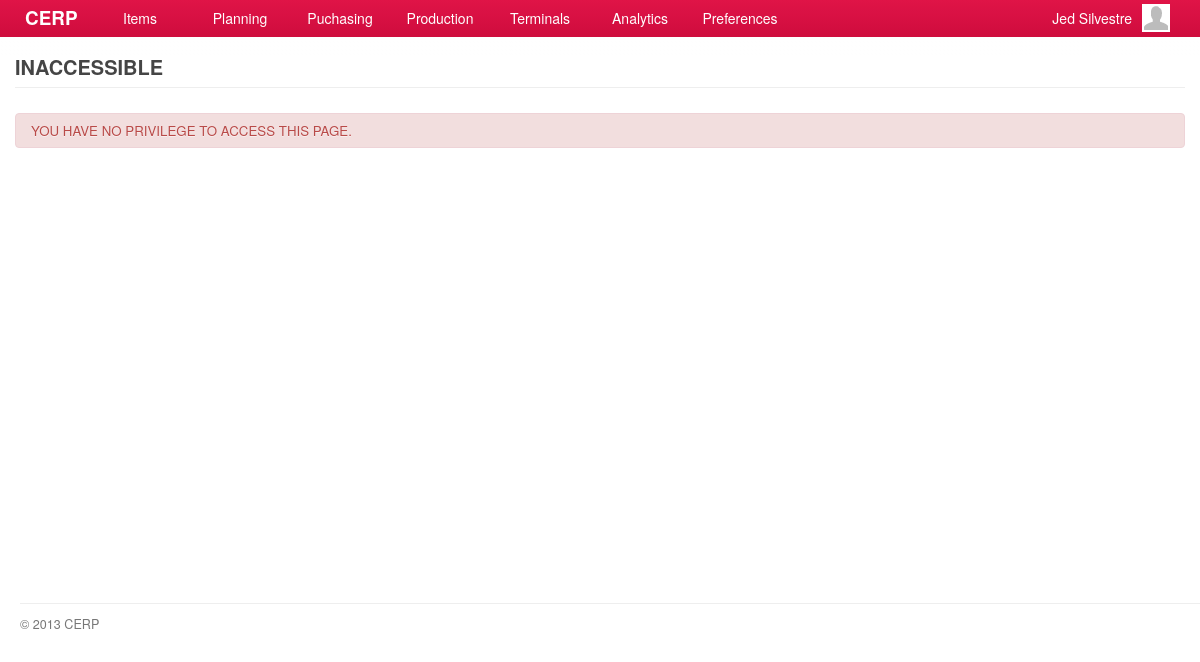
Page /account/manage-warehouse.php (signed in) on the earlier database version.
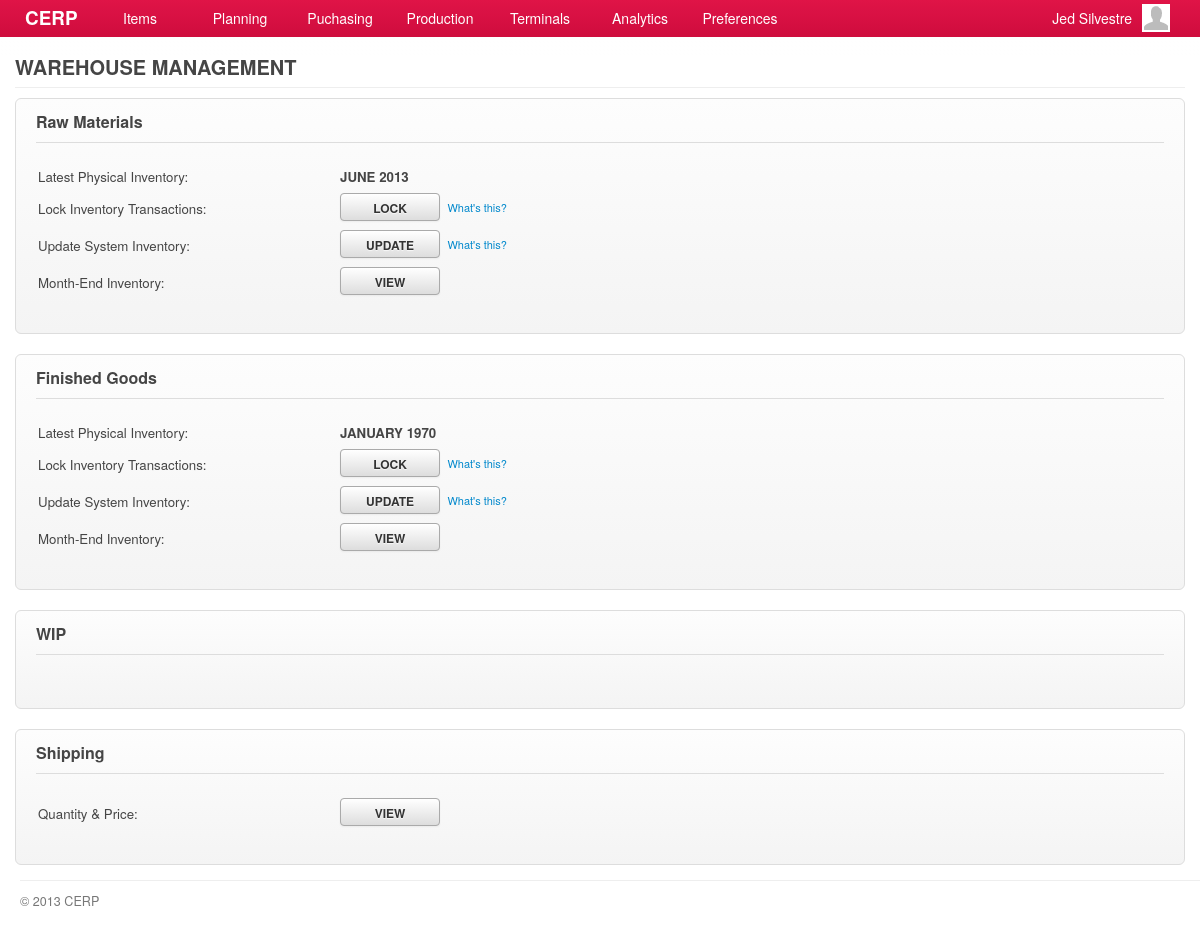
Same page on the later database version.
### tables this page shows
CREATE TABLE `capabilities` (
  `id` int(11) NOT NULL AUTO_INCREMENT,
  `title` varchar(45) DEFAULT NULL,
  `name` varchar(45) DEFAULT NULL,
  `capability` varchar(45) DEFAULT NULL,
  `url` varchar(45) DEFAULT NULL,
  `parent` int(11) DEFAULT NULL,
  PRIMARY KEY (`id`)
);

### include/general.class.php (called while the page is built, shortened)
<?php
require('database.class.php');
require('capabilities.class.php');
require('query.class.php');
require('role.class.php');
$HostAccount	= "account";
$DB				= new MySQL;
  $Host			= "cerp";
  $HostAccount	= "/".$Host."/".$HostAccount;
  $DB->database	= "cerpdb";
  $DB->username	= "cerpuser";
  $DB->password	= "cerpuser";
  $DB->hostname	= "localhost";
$Capabilities	= new Capabilities($DB);
$Query			= new Query($DB);
$Signed			= $_SESSION['user'];
$Role		= new Role($DB, $Signed['id']);
require('functions.php');
?>

### include/role.class.php (called while the page is built, shortened)
<?php
class Role
{
	private $DB;
	private $user_id;
	function Role($db, $uid) {
  	$this->DB = $db;
		$this->user_id = $uid;
  }
	function isCapableByName($cap_name) {
		foreach ($this->getUserRoles() as $user_role) {
			$result = $this->DB->Find('role_capabilities', array(
						  			'columns' 		=> 'role_capabilities.*',
						  			'joins' => 'INNER JOIN capabilities ON capabilities.id = role_capabilities.capability_id',
						  	    'conditions' 	=> 'capabilities.capability="'. $cap_name .'" AND role_id='. $user_role['role_id']));
			if(isset($result)) {
				return TRUE;
			}
		}
	}
	function getUserRoles() {
		$result = $this->DB->Get('user_roles', array(
						  			'columns' 		=> 'user_roles.role_id, roles.name',
						  			'joins' => 'INNER JOIN roles ON roles.id = user_roles.role_id',
						  	    'conditions' 	=> 'user_roles.user_id='. $this->user_id));
		if(isset($result)) {
			return $result;
		}
	}
}

### include/database.class.php (called while the page is built, shortened)
<?php
class MySQL {
  public $username	= "cerpuser";
  public $password	= "cerpuser";
  public $hostname	= "localhost";
  public function Connect() {
    $conn = mysql_connect($this->hostname, $this->username, $this->password) or die("<br/><span class='notice'><p class='error'><strong>ERROR!</strong> Unable to connect to MySQL! </p></span>");
    return $conn;
  }
  public function Query($sql) {
  	$conn = $this->Connect();
    $result = mysql_query($sql, $conn);
	return $result;
  }
	function Find($table, $args='') {
  	if (isset($args)) {
  	  $args['columns'] = (isset($args['columns']) ? $args['columns'] : '*');
  	  $args['joins'] = (isset($args['joins']) ? $args['joins'] : '');
	 	 	$args['conditions'] = ($args['conditions'] == '' ? '' : 'where '.$args['conditions']);
		}
		$sql = "SELECT ".$args['columns']." FROM ".$table." ".$args['joins']." ".$args['conditions'];
		$row = $this->IsEmpty($this->Query($sql));
		if($row == null) { return null; }
		return mysql_fetch_array($row);
  }
  function Get($table, $args='') {
  	if (isset($args)) {
  	  $args['columns'] = (isset($args['columns']) ? $args['columns'] : '*');
  	  $args['joins'] = (isset($args['joins']) ? $args['joins'] : '');
		  $args['conditions'] = ($args['conditions'] == '' ? '' : 'WHERE '.$args['conditions']);
  	  $args['order'] = (isset($args['order']) ? ' ORDER BY '.$args['order'] : '');
  	  $args['limit'] = (isset($args['limit']) ? ' LIMIT '.$args['limit'] : '');
  	  $args['group'] = (isset($args['group']) ? ' GROUP BY '.$args['group'] : '');
		}
		$data = array();
		$sql = "SELECT ".$args['columns']." FROM ".$table." ".$args['joins']." ".$args['conditions']." ".$args['group']." ".$args['order']." ".$args['limit'];
		$result = $this->IsEmpty($this->Query($sql));
		if(!empty($result)) {
	      while ($row = mysql_fetch_array($result)) {
	        $data[] = $row;
	      }
		}
		return $data;
  }
	function Fetch($table, $args='') {
  	if (isset($args)) {
  	  $args['columns'] = (isset($args['columns']) ? $args['columns'] : '*');
  	  $args['joins'] = (isset($args['joins']) ? $args['joins'] : '');
			$args['conditions'] = (isset($args['conditions']) && $args['conditions'] != '') ? ' WHERE '.$args['conditions'] : '';
			$args['order'] = (isset($args['order']) ? ' ORDER BY '.$args['order'] : '');
			$args['limit'] = (isset($args['limit']) ? ' LIMIT '.$args['limit'] : '');
			$args['group'] = (isset($args['group']) ? ' GROUP BY '.$args['group'] : '');
    }
	$data = array();
    $sql = "SELECT ".$args['columns'];
    $sql .= " FROM ".$table." ".$args['joins'];
    $sql .= $args['conditions'];
    $sql .= $args['group'];
    $sql .= $args['order'];
    $sql .= $args['limit'];
	$result = $this->IsEmpty($this->Query($sql));
	if(!empty($result)) {
      while ($row = mysql_fetch_array($result, MYSQL_ASSOC)) {
        $data[] = $row;
      }
	}
	return $data;
  }
  private function IsEmpty($result) {
    if(mysql_num_rows($result) > 0) return $result;
    return null;
  }
}

### include/capabilities.class.php (called while the page is built, shortened)
<?php
class Capabilities {
  private $DB;
	public $All;
	function Capabilities($db) {
		$this->DB = $db;
		$this->GetCapabilities();
	}
  function GetTitle() {
    global $capability_key;
	return $this->All[$capability_key]['title'];
  }
	function GetCapabilities() {
		$capabilities = $this->DB->Get('capabilities', array(
					  			'columns' 		=> 'id, capability, title, name, parent, url',
					  	    'conditions' 	=> 'parent IS NOT null ORDER BY parent'));
		$all = array();
		foreach ($capabilities as $cap) {
			$all[$cap['capability']] = array('title' => $cap['title'],'name' => $cap['name'], 'url' => $cap['url'], 'parent' => $cap['parent']);
		}
		$this->All = $all;
	}
}

### include/query.class.php (called while the page is built, shortened)
<?php
class Query {
  private $DB;
  function Query($db) {
  	$this->DB = $db;
  }
	function latest_inventory_count($type) {
		$query = $this->DB->Fetch('inventory_status', array(
						  			'columns' 		=> 'MAX(count_month) AS count_month',
						  	    'conditions' 	=> 'type="'.$type.'"'));
		if(!empty($query)) return $query[0];
		return null;
	}
}

### include/functions.php (called while the page is built, shortened)
<?php
function host($uri='') {
  global $HostAccount;
  return $HostAccount."/".$uri;
}

### account/manage-warehouse.php (the view, shortened to what the changed rows need)
<?php
  $capability_key = 'manage_warehouse';
  require('header.php');
	$allowed = $Role->isCapableByName($capability_key);
	if(!$allowed) {
		require('inaccessible.php');
	}else{
		$mat_latest_count = $Query->latest_inventory_count('MAT');
		$prd_latest_count = $Query->latest_inventory_count('PRD');
?>
	<div id="page">
		<div id="page-title">
    	<h2>
      	<span class="title"><?php echo $Capabilities->GetTitle(); ?></span>
      </h2>
		</div>
    <div id="content">
      <form id="form-name" action="<?php host($Capabilities->GetUrl()) ?>" method="POST">
				<div class="form-container">
					<h3 class="form-title">Raw Materials</h3>
	        <table>
	           <tr>
	              <td width="300">Latest Physical Inventory:</td><td><strong><?php echo strtoupper(date("F Y", strtotime($mat_latest_count['count_month']))) ?></strong></td>
	           </tr>
	           <tr>
	              <td>Lock Inventory Transactions:</td><td width="310"><input id="mat-lock" type="button" class="btn strd" value="LOCK" />&nbsp;
										<a href="#" title="Prevents changes on W/H raw-material inventory and marks start of physical count for the current month." class="tooltip"><span title="More">What's this?</span></a>
								</td>
	           </tr>
	           <tr>
	              <td>Update System Inventory:</td><td><input id="mat-update" type="button" class="btn strd" value="UPDATE" />&nbsp;
										<a href="#" title="Updates the system quantity of raw-materials with the current month's physical count." class="tooltip"><span title="More">What's this?</span></a>
								</td>
	           </tr>
	           <tr>
	              <td>Month-End Inventory:</td><td><input id="mat-report" type="button" value="VIEW" class="btn strd redirect-to" rel="<?php echo host('report-material-inventory.php'); ?>" /></td>
	           </tr>
	           <tr><td height="5" colspan="99"></td></tr>
	        </table>
				</div>
				<br/>
        <div class="form-container">
					<h3 class="form-title">Finished Goods</h3>
	        <table>
	           <tr>
	              <td width="300">Latest Physical Inventory:</td><td><strong><?php echo strtoupper(date("F Y", strtotime($prd_latest_count['count_month']))) ?></strong></td>
	           </tr>
	           <tr>
	              <td>Lock Inventory Transactions:</td><td width="310"><input type="button" class="btn strd" value="LOCK" />&nbsp;
										<a href="#" title="Prevents changes on W/H finished-goods inventory and marks start of physical count for the current month." class="tooltip"><span title="More">What's this?</span></a>
								</td>
	           </tr>
	           <tr>
	              <td>Update System Inventory:</td><td><input type="button" class="btn strd" value="UPDATE" />&nbsp;
										<a href="#" title="Updates the system quantity of finished-goods with the current month's physical count." class="tooltip"><span title="More">What's this?</span></a>
								</td>
	           </tr>
	           <tr>
	              <td>Month-End Inventory:</td><td><input id="prd-report" type="button" value="VIEW" class="btn strd redirect-to" rel="<?php echo host('report-product-inventory.php'); ?>" /></td>
	           </tr>
	           <tr><td height="5" colspan="99"></td></tr>
	        </table>
				</div>
				<br/>
        <div class="form-container">
					<h3 class="form-title">WIP</h3>
	        <table>
	        </table>
				</div>
				<br/>
        <div class="form-container">
					<h3 class="form-title">Shipping</h3>
	        <table>
	           <tr>
	              <td width="300">Quantity & Price:</td><td><input type="button" class="btn strd" value="VIEW" />&nbsp;<a href="#"></a></td>
	           </tr>
	           <tr><td height="5" colspan="99"></td></tr>
	        </table>
				</div>
      </form>
		</div>
	</div>
<?php }
require('footer.php'); ?>

### account/inaccessible.php (shortened to what the changed rows need)
<div id="page">
	<div id="page-title">
  	<h2>
    	<span class="title">INACCESSIBLE</span>
    </h2>
	</div>
	<div id="content"><br/>
		<span class="notice">
      <p class="error">YOU HAVE NO PRIVILEGE TO ACCESS THIS PAGE.</p>
    </span>
	</div>
</div>

Differences in the rows shown:
added capabilities: title "WAREHOUSE MANAGEMENT"
Other differences:
date("F Y", strtotime($mat_latest_count['count_month'])): (not shown) → "JUNE 2013"
form field value: (not shown) → "LOCK"
form field value: (not shown) → "UPDATE"
form field value: (not shown) → "VIEW"
date("F Y", strtotime($prd_latest_count['count_month'])): (not shown) → "JANUARY 1970"
text no longer shown: "INACCESSIBLE YOU HAVE NO PRIVILEGE TO ACCESS THIS PAGE."
text now shown: "Raw Materials Latest Physical Inventory: Lock Inventory Transactions: What's this? Update System Inventory: What's this? Month-End Inventory: Finished Goods Latest Physical Inventory: Lock Inventory Transactions: What's this? Update System Inventory: What's this? Month-End Inventory: WIP Shipping Quantity & Price:"
